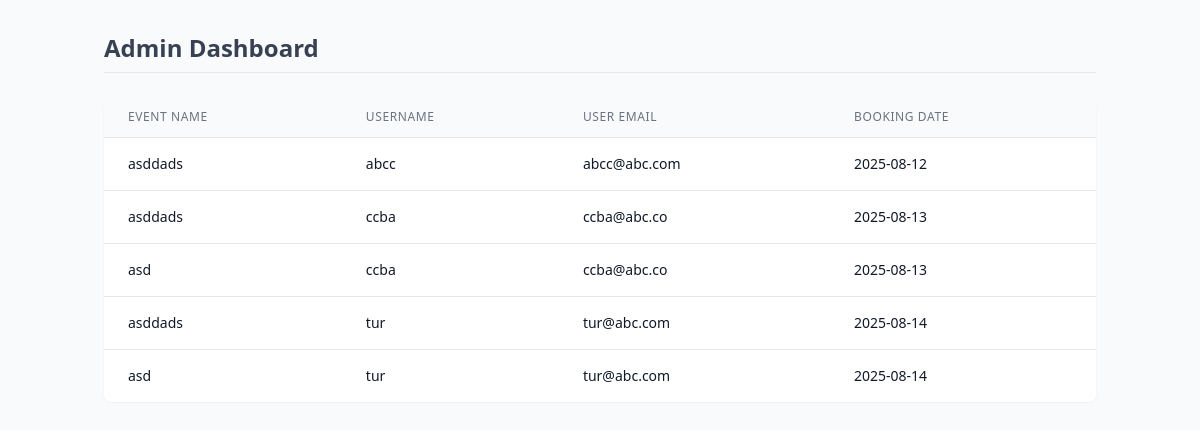
The app's page /adm_db (signed in), older data.
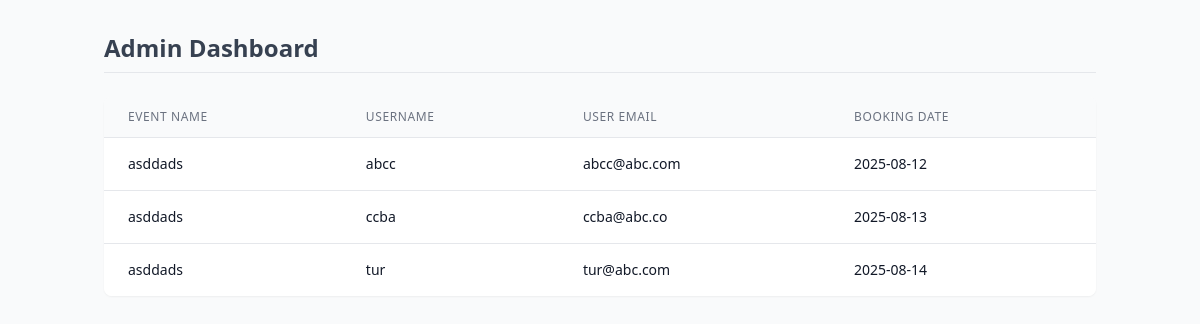
The same page, newer data.
### app/models.py (models this page shows, shortened)
class Booking(db.Model):
    booking_id: so.Mapped[int] = so.mapped_column(primary_key=True)
    user_id: so.Mapped[int] = so.mapped_column(sa.ForeignKey('user.id'))
    event_id: so.Mapped[int] = so.mapped_column(sa.ForeignKey('event.event_id'))
    booked_at: so.Mapped[datetime] = so.mapped_column(default=lambda: datetime.now(timezone.utc))
    user: so.Mapped["User"] = so.relationship(back_populates="bookings")
    event: so.Mapped["Event"] = so.relationship(back_populates="bookings")

class Event(db.Model):
    event_id: so.Mapped[int] = so.mapped_column(primary_key=True)
    title: so.Mapped[str] = so.mapped_column(sa.String(128), index=True, unique=True)
    description: so.Mapped[str] = so.mapped_column(sa.String(256), index=True)
    date: so.Mapped[datetime.date] = so.mapped_column(sa.Date)
    time: so.Mapped[datetime.time] = so.mapped_column(sa.Time, nullable=False)
    location: so.Mapped[str] = so.mapped_column(sa.String(30))
    total_seats: so.Mapped[int] = so.mapped_column()
    seats_left: so.Mapped[int] = so.mapped_column(default=0)
    created_by: so.Mapped[str] = so.mapped_column(sa.String(64))
    bookings: so.Mapped[list["Booking"]] = so.relationship(back_populates="event",
                                                           cascade="all, delete-orphan")

class User(UserMixin, db.Model):
    id: so.Mapped[int] = so.mapped_column(primary_key=True)
    username: so.Mapped[str] = so.mapped_column(sa.String(64), index=True, unique=True)
    email: so.Mapped[str] = so.mapped_column(sa.String(64), index=True, unique=True)
    password_hash: so.Mapped[Optional[str]] = so.mapped_column(sa.String(256))
    role: so.Mapped[str] = so.mapped_column(sa.String(20), nullable=False, default='user')
    bookings: so.Mapped[list["Booking"]] = so.relationship(back_populates="user",
                                                  cascade='all, delete-orphan')

### app/routes.py (the view)
@app.route('/adm_db')
@login_required
@admin_required
def admin_dashboard():
    bookings = (
        db.session.query(Booking).join(User, Booking.user_id == User.id).
        join(Event, Booking.event_id == Event.event_id).all()
    )
    return render_template('admin_dashboard.html', bookings=bookings)

### app/models.py (called while the page is built)
@login.user_loader
def load_user(id):
    return db.session.get(User, int(id))

### app/utils.py (called while the page is built)
def admin_required(f):
    @wraps(f)
    def decorated_function(*args, **kwargs):
        if not current_user.is_authenticated or current_user.role != 'admin':
            abort(403)
        return f(*args, **kwargs)
    return decorated_function

### app/templates/admin_dashboard.html (shortened to what this page needs)
<!DOCTYPE html>
<html lang="en">
<head>
    <script src="https://cdn.tailwindcss.com"></script>
</head>
<body class="bg-gray-50 text-gray-800 min-h-screen">
    <div class="container mx-auto px-4 py-8">
        <div class="mb-6 pb-2 border-b border-gray-200">
            <h1 class="text-2xl font-semibold text-gray-700">Admin Dashboard</h1>
        </div>
        <div class="overflow-x-auto bg-white rounded-lg shadow-sm">
            <table class="min-w-full divide-y divide-gray-200">
                <thead class="bg-gray-50">
                    <tr>
                        <th scope="col" class="px-6 py-3 text-left text-xs font-medium text-gray-500 uppercase tracking-wider">Event Name</th>
                        <th scope="col" class="px-6 py-3 text-left text-xs font-medium text-gray-500 uppercase tracking-wider">Username</th>
                        <th scope="col" class="px-6 py-3 text-left text-xs font-medium text-gray-500 uppercase tracking-wider">User Email</th>
                        <th scope="col" class="px-6 py-3 text-left text-xs font-medium text-gray-500 uppercase tracking-wider">Booking Date</th>
                    </tr>
                </thead>
                <tbody class="bg-white divide-y divide-gray-200">
                    {% for booking in bookings %}
                    <tr class="hover:bg-gray-50 transition-colors duration-150">
                        <td class="px-6 py-4 whitespace-nowrap text-sm text-gray-900">{{ booking.event.title }}</td>
                        <td class="px-6 py-4 whitespace-nowrap text-sm text-gray-900">{{ booking.user.username }}</td>
                        <td class="px-6 py-4 whitespace-nowrap text-sm text-gray-900">{{ booking.user.email }}</td>
                        <td class="px-6 py-4 whitespace-nowrap text-sm text-gray-900">
                            {{ booking.booked_at.strftime('%Y-%m-%d') if booking.booked_at else 'N/A' }}
                        </td>
                    </tr>
                    {% endfor %}
                </tbody>
            </table>
        </div>
    </div>
</body>
</html>

Row changes from the older to the newer data that the page shows:
removed Booking: event "asd", user.username "ccba", user.email "ccba@abc.co", booked_at "2025-08-13"
removed Booking: event "asd", user.username "tur", user.email "tur@abc.com", booked_at "2025-08-14"
